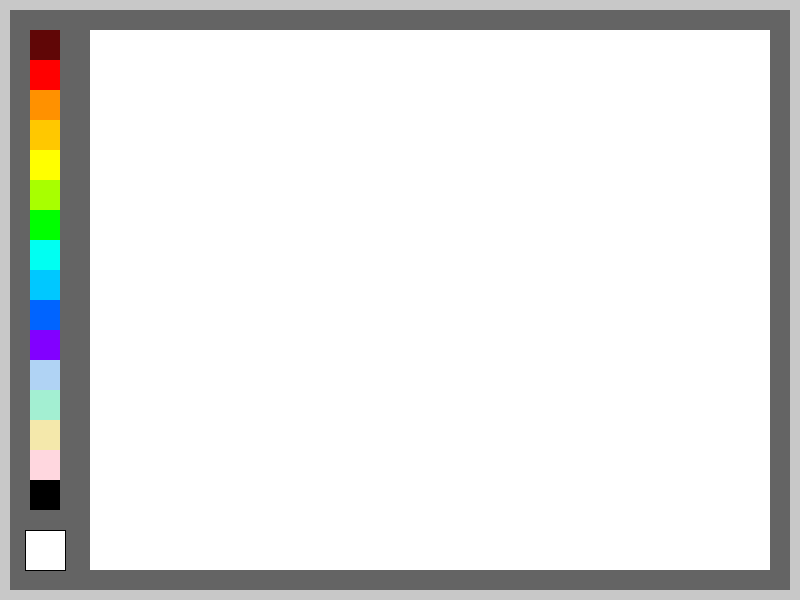
Frame 1 (no input)
Frame 60 (the mouse pressed at the canvas centre just before this capture): identical to frame 1, image omitted
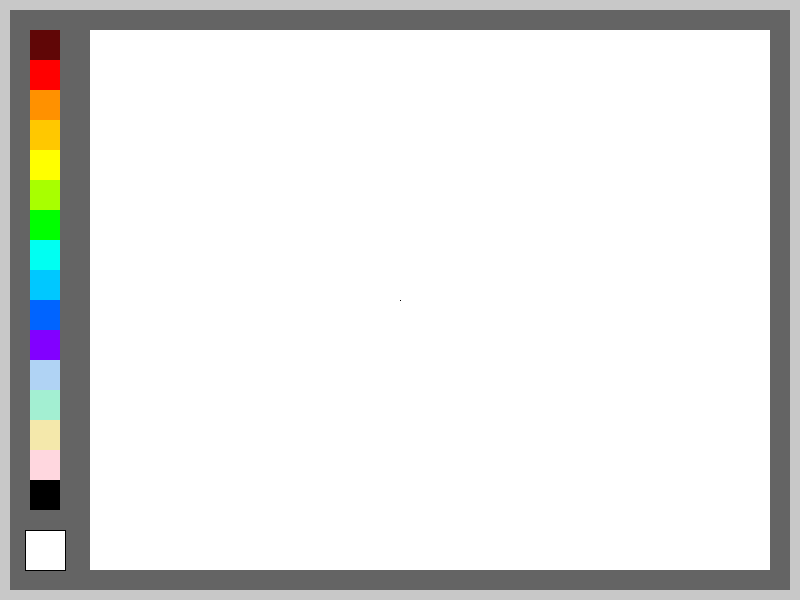
Frame 120 (the mouse held since frame 60 and released just before this capture)

The Processing sketch that drew these frames (run headless with seeded random() and noise(); from frame 60 on, the mouse is pressed at the canvas centre):

// Processing sketch: processing_162373
// ── processing_162373.pde

int xPos = 30;
int yPos = 30;
int bSize = 30;

void setup() {

  size(800, 600);
  background(200, 200, 200);
  noStroke();

  fill(100, 100, 100);
  rect(10, 10, 780, 580);
  fill(255, 255, 255);
  rect(90, 30, 680, 540);



  //button
  fill(96, 6, 6);
  rect(xPos, yPos, bSize, bSize);
  fill(255, 0, 0);
  rect(xPos, yPos+bSize, bSize, bSize);
  fill(255, 145, 0);
  rect(xPos, yPos+bSize*2, bSize, bSize);
  fill(255, 200, 0);
  rect(xPos, yPos+bSize*3, bSize, bSize);
  fill(255, 255, 0);
  rect(xPos, yPos+bSize*4, bSize, bSize);
  fill(168, 255, 0);
  rect(xPos, yPos+bSize*5, bSize, bSize);
  fill(0, 255, 0);
  rect(xPos, yPos+bSize*6, bSize, bSize);
  fill(0, 255, 242);
  rect(xPos, yPos+bSize*7, bSize, bSize);
  fill(0, 200, 255);
  rect(xPos, yPos+bSize*8, bSize, bSize);
  fill(0, 100, 255);
  rect(xPos, yPos+bSize*9, bSize, bSize);
  fill(130, 0, 255);
  rect(xPos, yPos+bSize*10, bSize, bSize);

  fill(176, 211, 244);
  rect(xPos, yPos+bSize*11, bSize, bSize);
  fill(163, 239, 210);
  rect(xPos, yPos+bSize*12, bSize, bSize);
  fill(244, 232, 171);
  rect(xPos, yPos+bSize*13, bSize, bSize);
  fill(255, 215, 223);
  rect(xPos, yPos+bSize*14, bSize, bSize);
  fill(0, 0, 0);
  rect(xPos, yPos+bSize*15, bSize, bSize);
  fill(255, 255, 255);
  stroke(0,0,0);
  rect(xPos-5, yPos+bSize*17-10, bSize+10, bSize+10);
}




void draw() {

  if (mousePressed) {


    if (770 > pmouseX && 770 > mouseX && pmouseX > 90 && mouseX > 90 &&
      570 > pmouseY && 570 > mouseY && pmouseY> 30 && mouseY> 30) {
      line(pmouseX, pmouseY, mouseX, mouseY);
    }
  }

  if ( mouseX > xPos && mouseX < xPos+bSize && mouseY > yPos && mouseY <yPos+bSize) {
    stroke(96, 6, 6);
    strokeWeight(3);
  }
  if ( mouseX > xPos && mouseX < xPos+bSize && mouseY > yPos+bSize && mouseY <yPos+bSize*2) {
    stroke(255, 0, 0);
    strokeWeight(3);
  }

  if ( mouseX > xPos && mouseX < xPos+bSize && mouseY > yPos+bSize*2 && mouseY <yPos+bSize*3) {
    stroke(255, 145, 0);
    strokeWeight(3);
  }
  if ( mouseX > xPos && mouseX < xPos+bSize && mouseY > yPos+bSize*3 && mouseY <yPos+bSize*4) {
    stroke(255, 200, 0);
    strokeWeight(3);
  }
  if ( mouseX > xPos&& mouseX < xPos+bSize && mouseY > yPos+bSize*4 && mouseY <yPos+bSize*5) {
    stroke(255, 255, 0);
    strokeWeight(3);
  }
  if ( mouseX > xPos && mouseX < xPos+bSize && mouseY > yPos+bSize*5 && mouseY <yPos+bSize*6) {
    stroke(168, 255, 0);
    strokeWeight(3);
  }

  if ( mouseX > xPos && mouseX < xPos+bSize && mouseY > yPos+bSize*6 && mouseY <yPos+bSize*7) {
    stroke(0, 255, 0);
    strokeWeight(3);
  }
  if ( mouseX > xPos && mouseX < xPos+bSize && mouseY > yPos+bSize*7 && mouseY <yPos+bSize*8) {
    stroke(0, 255, 242);
    strokeWeight(3);
  }
  if ( mouseX > xPos && mouseX < xPos+bSize && mouseY > yPos+bSize*8 && mouseY <yPos+bSize*9) {
    stroke(0, 200, 255);
    strokeWeight(3);
  }
  if ( mouseX > xPos && mouseX < xPos+bSize && mouseY > yPos+bSize*9 && mouseY <yPos+bSize*10) {
    stroke(0, 100, 255);
    strokeWeight(3);
  }
  if ( mouseX > xPos && mouseX < xPos+bSize && mouseY > yPos+bSize*10 && mouseY <yPos+bSize*11) {
    stroke(130, 0, 255);
    strokeWeight(3);
  }





  if ( mouseX > xPos && mouseX < xPos+bSize && mouseY > yPos+bSize*11&& mouseY <yPos+bSize*12) {
    stroke(176, 211, 244);
    strokeWeight(7);
  }


  if ( mouseX > xPos && mouseX < xPos+bSize && mouseY > yPos+bSize*12&& mouseY <yPos+bSize*13) {
    stroke(163, 239, 210);
    strokeWeight(7);
  }  





  if ( mouseX > xPos && mouseX < xPos+bSize && mouseY > yPos+bSize*13 && mouseY <yPos+bSize*14) {
    stroke(244, 232, 171);
    strokeWeight(7);
  }


  if ( mouseX > xPos && mouseX < xPos+bSize && mouseY > yPos+bSize*14 && mouseY <yPos+bSize*15) {
    stroke(244, 215, 223);
    strokeWeight(7);
  }

  if ( mouseX > xPos && mouseX < xPos+bSize && mouseY > yPos+bSize*15 && mouseY <yPos+bSize*16) {
    stroke(0, 0, 0);
    strokeWeight(7);
  }



  if ( mouseX > xPos-5 && mouseX < xPos+bSize+5 && mouseY > yPos+bSize*17-10 && mouseY <yPos+bSize*18) {
    noStroke();
      fill(255);
      rect(90, 30, 680, 540);


  }
  
}
  
  
  
